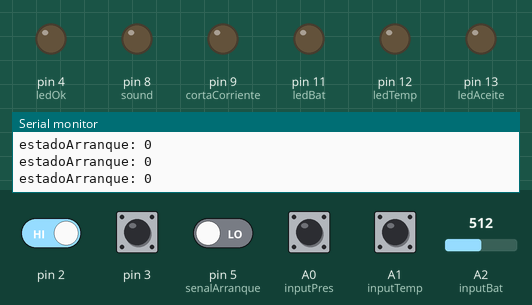
Simulated run of this program. Board: Arduino Uno, built with avr-gcc and run on an emulated ATmega328P. Shown: output pins drawn as LEDs (lit = HIGH), the last lines printed to the serial monitor. Dashed ring = blinking. The inputs (shaded band) are chosen by the test bench; at power-on: A0 (inputPres), A1 (inputTemp), pin 2, pin 3 HIGH, pin 5 (senalArranque) LOW, A2 (inputBat) = 512.

Above: at 4.7 s.
5.1 s: pin 2 driven LOW
At 5.6 s:
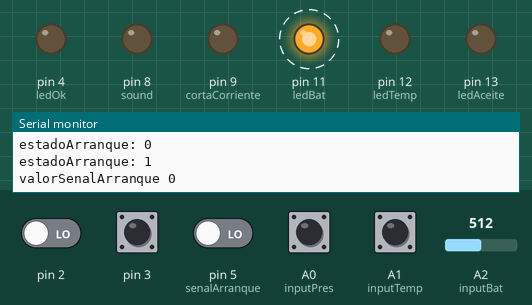
8.1 s: A0 (inputPres) pulled LOW for 0.15 s
At 11.1 s:
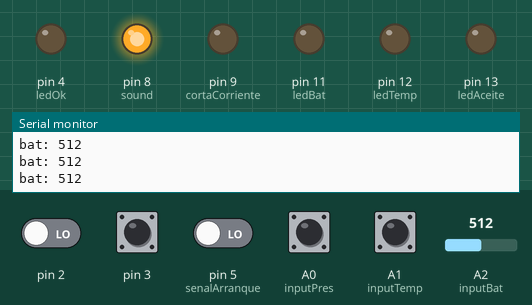
11.2 s: pin 3 pulled LOW for 0.15 s
At 11.71 s:
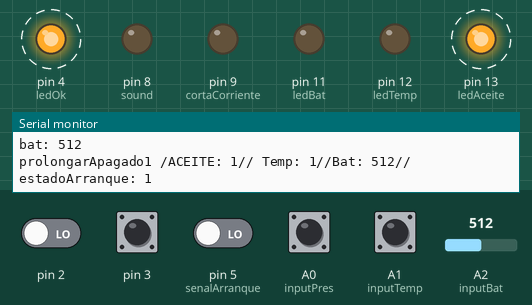
14.3 s: pin 3 pulled LOW for 1 s
At 14.56 s:
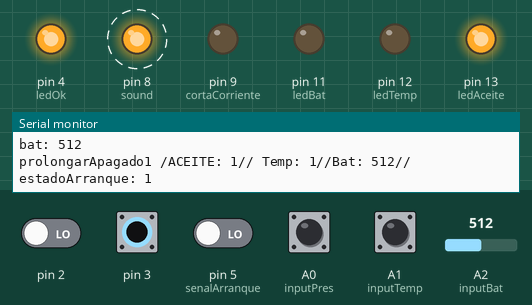
Timing chart, 0 to 18.3 s (numbered marks = the images above; inputs shaded):
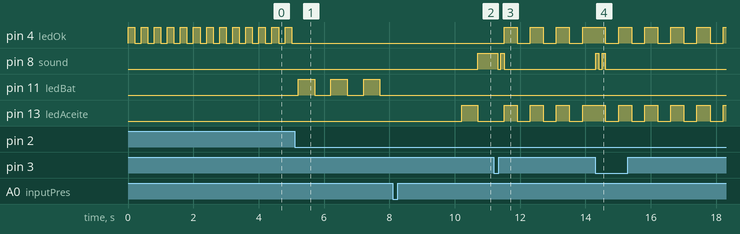

The program:

main.cpp
```cpp
#include <Arduino.h>
#include <EEPROM.h>
    /*--LOGICA--
   Bulbo presion aceite-> Solo un cable(utilizo el bulbo original(N/A)). Bulbo Temperatura-> por el momento solo un cable(es N/A(solo envia corriente cuando esta sobrepasado de temperatura)). Carga Bat-> toma corriente de la bateria misma.12.5 o < PocaCarga. 14,5 o >.DemasiadaCarga.
------ I D E A S  ------------*/

byte aceiteActual;
byte aceiteDespues;
byte tempActual;
byte tempDespues;

// Posición de MEMORIA Eeprom valores antes y pos encendido
const byte actualAceiteEeprom = 1; //ESPACIO de valor antes del fallo de aceite y que en su proxima encendida se debe actualizar.
const byte fallaAceiteEeprom = 2; //ESPACIO de  valor que debe cambiar cuando se produce la falla.
const byte actualTempEeprom = 3;
const byte fallaTempEeprom = 4;

//INVENTAR: si cada 10" está SIN inputAceite, acumular en variable para que,si en reiteradas ocaciones de todos modos lo termine apagando.
byte inputPres = A0; //representa la presion de aceite. \Esto SE REEMPLAZA(cuando este en el auto)
byte inputTemp = A1; //repre la temperatura.                         \Esto SE REEMPLAZA(cuando este en el auto)
int inputBat = A2; //repre la carga bateria.                          \Esto SE REEMPLAZA(cuando este en el auto)
const byte ledAceite = 13;
const byte ledTemp = 12;
const byte ledBat = 11;
const byte sound = 8;
byte ledOk  = 4;
byte pres ; // Variable GLOBAL de presion aceite.
int temp; // var GLOBAL de temperatura.
int bat ; // var Global carga de bateria.
const double batLow = 120.3; // var de bateria(bajo(parpadea))
const double batHigh = 150.7 ;// var de bateria(Alto(constante)!)
const short int espera = 2000;
byte cortaCorriente = 9;
bool estadoArranque = false;
bool valor = true;
byte prolongarApagado = LOW;
byte ledFalla = ledOk;
byte senalArranque = 5; /*mmm*/


void enContacto();
void dioArranque();
void problemaPresionAceite(bool);
void problemaTemperatura(bool);
void problemaCargabateria(bool);
void refrescarDatos();
void btnMasTiempo();
void interrumpirApagado(byte);
void interm_ledYsound(byte);
void apagarMotor();

/* CTRL + F -> busco palabras especificas  || CTROL + D -> delete */


void setup() {

  Serial.begin(115000);

  pinMode(ledAceite, OUTPUT);
  pinMode(ledTemp, OUTPUT);
  pinMode(11, OUTPUT);
  pinMode(ledOk, OUTPUT);
  pinMode(sound, OUTPUT);
  pinMode(9, OUTPUT);
  pinMode(inputPres, INPUT_PULLUP);
  pinMode(inputTemp, INPUT_PULLUP);
  pinMode(inputBat, INPUT);
  pinMode(7, INPUT);
  digitalWrite(cortaCorriente, LOW); // CortaCorriente del motor N/A(No esta activado)
  pinMode(senalArranque,INPUT);
  pinMode(2, LOW);
  pinMode(3, INPUT_PULLUP);
  // Configuramos los pines de interrupciones para que detecten un cambio de bajo a alto
  attachInterrupt(digitalPinToInterrupt(2), dioArranque, FALLING);
  attachInterrupt(digitalPinToInterrupt(3), btnMasTiempo, FALLING);

  //lectura memorias eeproms
  aceiteActual = EEPROM.read(actualAceiteEeprom);  // valor que tiene guardado antes de la falla y que persistirá hasta el nuevo encendido.
  aceiteDespues = EEPROM.read(fallaAceiteEeprom); //valor que se incrementa cuando se genere un apagado por falla de aceite.
  tempActual = EEPROM.read(actualTempEeprom);
  tempDespues = EEPROM.read(fallaTempEeprom);

  if(aceiteActual != aceiteDespues){
    //enciendo led rojo parpadeante y acualizo el valor en  la eeprom.
    EEPROM.update(actualAceiteEeprom, aceiteDespues);
    digitalWrite(ledAceite,1);
  }

  if(tempActual != tempDespues){
    //enciendo led rojo parpadeante y acualizo el valor en  la eeprom.
    EEPROM.update(actualTempEeprom, tempDespues);
    digitalWrite(ledTemp,1);
  }

  enContacto();
}

void refrescarDatos(){
    temp = digitalRead(inputTemp);
    pres = digitalRead(inputPres);
    bat = analogRead(inputBat);
    return;
}


//  BATERIA      12.3LOW    ---   14.7High
void problemaCargabateria(bool verifBat){
  while (verifBat == true){
    ledFalla = ledBat;
    digitalWrite(ledOk, 0);
    digitalWrite(ledBat, 1);
    delay(500);
    digitalWrite(ledBat, 0);
    delay(500);
    Serial.println((String)"bat: " + bat );
    refrescarDatos();
	  verifBat = bat < batLow || bat > batHigh;
    bool verifTemp = temp ==  LOW && pres ==  HIGH ;
    if(verifTemp){problemaTemperatura(verifTemp); }
    bool verifPresAceite = pres == LOW;
    if(verifPresAceite){problemaPresionAceite(verifPresAceite);}

    if(prolongarApagado == HIGH){ interrumpirApagado(ledFalla);ledFalla = ledOk;return; }
  }
}

// TEMPERATURA mala = LOW || 0 !
void problemaTemperatura(bool verifTemp) {
  if (verifTemp) {
    digitalWrite(ledOk, 0);
    delay(espera);
    refrescarDatos();
    for (byte i = 0; i <= 10 && verifTemp == true ; i++){
      ledFalla = ledTemp;
      interm_ledYsound(ledFalla);
      refrescarDatos();
      verifTemp = temp ==  LOW && pres ==  HIGH ;
      Serial.println((String)"verifTemp:"+ verifTemp);
      if(prolongarApagado == HIGH){  interrumpirApagado(ledFalla);return; }
      }
      if(temp == LOW) {
        Serial.println("Temperatura: Apagar motor");

        tempActual = EEPROM.read(actualTempEeprom);
        EEPROM.write(fallaTempEeprom, (tempActual+1));
        tempDespues = EEPROM.read(fallaTempEeprom);
        Serial.println((String)"tempActual "+tempActual +" vs "+ tempDespues);

        apagarMotor();
        while(prolongarApagado == LOW){
          digitalWrite(ledFalla, 1);
          delay(500);
          digitalWrite(ledFalla, 0);
          delay(500);
        }
      }
    }else{
        return;
      }
}


// PRESION ACEITE baja = LOW || 0
void problemaPresionAceite(bool verifPresAceite) {
  if (verifPresAceite) {
    digitalWrite(ledOk, 0);
    delay(espera);
    refrescarDatos();
    for (byte i = 0; i <= 10 && verifPresAceite == true ; i++) {
      ledFalla = ledAceite;
      interm_ledYsound(ledFalla);
      refrescarDatos();
      verifPresAceite = pres == LOW;
      Serial.println((String)"prolongarApagado"+prolongarApagado+" /ACEITE: " + pres + "// Temp: " + temp + "//Bat: " + bat + "// estadoArranque: " + estadoArranque);
      if(prolongarApagado == HIGH){ interrumpirApagado(ledFalla); return;}
    }
    if ( pres == LOW ) {
      Serial.println("Aceite apagar motor");

    /*IMPLEMENTACION*/
      aceiteActual = EEPROM.read(actualAceiteEeprom);
      EEPROM.write(fallaAceiteEeprom, (aceiteActual+1));
      aceiteDespues = EEPROM.read(fallaAceiteEeprom);/* estas dos lineas se deberian eliminar en produccion*/
      Serial.println((String)"aceiteActual "+aceiteActual +" vs "+ aceiteDespues);
      apagarMotor();
      while(prolongarApagado == LOW){
        digitalWrite(ledFalla, 1);
        delay(500);
        digitalWrite(ledFalla, 0);
        delay(500);
      }
    }
    }else{
        return;//no se
      }
}


//      APAGAR MOTOR ((N/C)Cuando recibe corriente Corta la continuidad(Rele inversor)).
void apagarMotor() {
  digitalWrite(cortaCorriente, 1);
  return;
}

void btnMasTiempo() {
  digitalWrite(cortaCorriente, LOW); //=== 0.  No apago el motor
  prolongarApagado = HIGH;
  //return;
}
//Interrumpir el apagado y el sonoro, pero que el led correspodiente a falla(si la hubiese) siga parpadeando
void interrumpirApagado(byte ledFalla){
  digitalWrite(cortaCorriente, LOW);
  digitalWrite(sound, 1); //↓↓Estas 7 lineas Deben modificar el sonido.
  delay(100);
  digitalWrite(sound, 0);
  delay(100);
  digitalWrite(sound, 1);
  delay(100);
  digitalWrite(sound, 0); //↑↑ Estas 7 lineas Deben modificar el sonido.
  for (byte i = 0; i < 20; i++) {
    prolongarApagado = LOW;
    digitalWrite(ledOk, valor); //asi comienza encendido
    digitalWrite(ledFalla, valor); //asi comienza encendido
    valor = !valor;
    delay(400);
    if(i == 20){ //Avisa que se termino el InterrumpirApagado.
      digitalWrite(sound, 1);
      delay(300);
      digitalWrite(sound, 0);
      }
    if(prolongarApagado == HIGH){
        interrumpirApagado(ledFalla);  }
  }
}
void interm_ledYsound(byte ledFalla){
  digitalWrite(ledFalla, 1);
  delay(500);
  digitalWrite(ledFalla, 0);
  digitalWrite(sound, 1);
  delay(500);
  digitalWrite(sound, 0);
}

void dioArranque() {
  estadoArranque = true; //inicia en neg y pasa a positivo
  digitalWrite(ledAceite,0);
  digitalWrite(ledTemp,0);
}

void enContacto() {
  while(!estadoArranque) {
    digitalWrite(ledOk,valor);
    valor = !valor;
    delay(200);
    Serial.println((String)"estadoArranque: " + estadoArranque);
  }
}


//PLATFORMIO PIDE QUE TODO SE DECLARE ANTES DE SER LLAMADO.
void loop() {
  ledFalla = ledOk;
  digitalWrite(ledOk, 1);

  //POSTERGA FUNCIONAMIENTO SI NO ARRANCA A LA PRIMERA
  bool valorSenalArranque = digitalRead(senalArranque);
  Serial.println((String)"valorSenalArranque "+valorSenalArranque);
  if(senalArranque == 1){
    estadoArranque = false;
    //if(!estadoArranque){}
    enContacto();

  } //corregir fallo de que si apreto 8 veces el interrup apagado, pasaran 80' hasta apagarse

  //FUNCIONES
if(prolongarApagado == HIGH){
  interrumpirApagado(ledFalla);
}

//verificaion Booleana
refrescarDatos();
bool verifBat = bat < batLow || bat > batHigh;
  if(verifBat){problemaCargabateria(verifBat);}
bool verifTemp = temp ==  LOW && pres ==  HIGH ;
  if(verifTemp){problemaTemperatura(verifTemp); }
bool verifPresAceite = pres == LOW;
  if(verifPresAceite){problemaPresionAceite(verifPresAceite);}
Serial.println((String)"verifBat: "+verifBat+ "/ verifTemp:"+ verifTemp+"/ verifPresAceite:"+verifPresAceite);

}
```

Measured:
- after the input at 5.1 s, pin 4 (ledOk): stops changing and stays LOW; pin 11 (ledBat): alternates HIGH for 0.50 s and LOW for 0.50 s, starting after 0.11 s
- after the input at 8.1 s, pin 8 (sound): LOW → HIGH after 2.6 s; pin 11 (ledBat): stops changing and stays LOW; pin 13 (ledAceite): LOW → HIGH after 2.1 s, → LOW 0.50 s later
- after the input at 11.2 s, pin 4 (ledOk), pin 13 (ledAceite): alternates HIGH for 0.40 s and LOW for 0.40 s, starting after 0.31 s; pin 8 (sound): HIGH → LOW after 0.11 s instead of 0.01 s; pin 11 (ledBat): stops changing and stays LOW
- after the input at 14.3 s, pin 8 (sound): alternates HIGH for 0.10 s and LOW for 0.10 s, 4 changes in all, then stays LOW, starting at once
